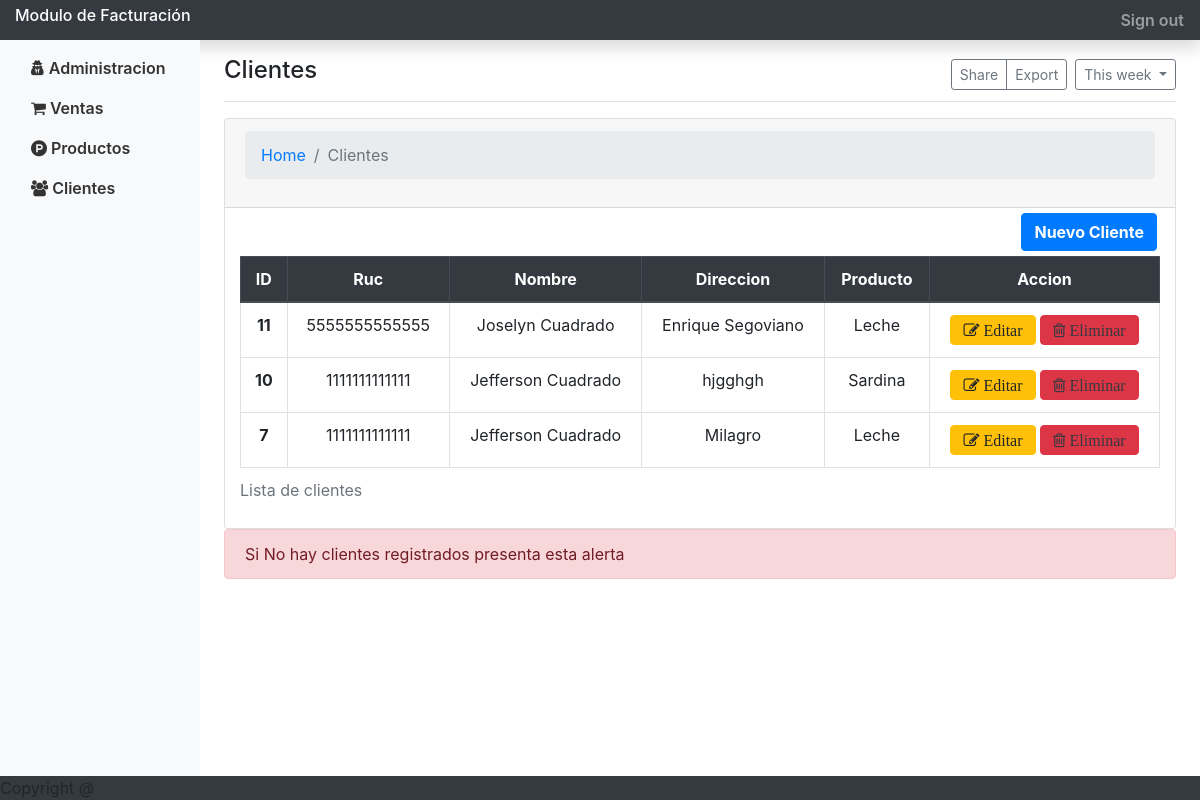
The app's page /cliente_view/, older data.
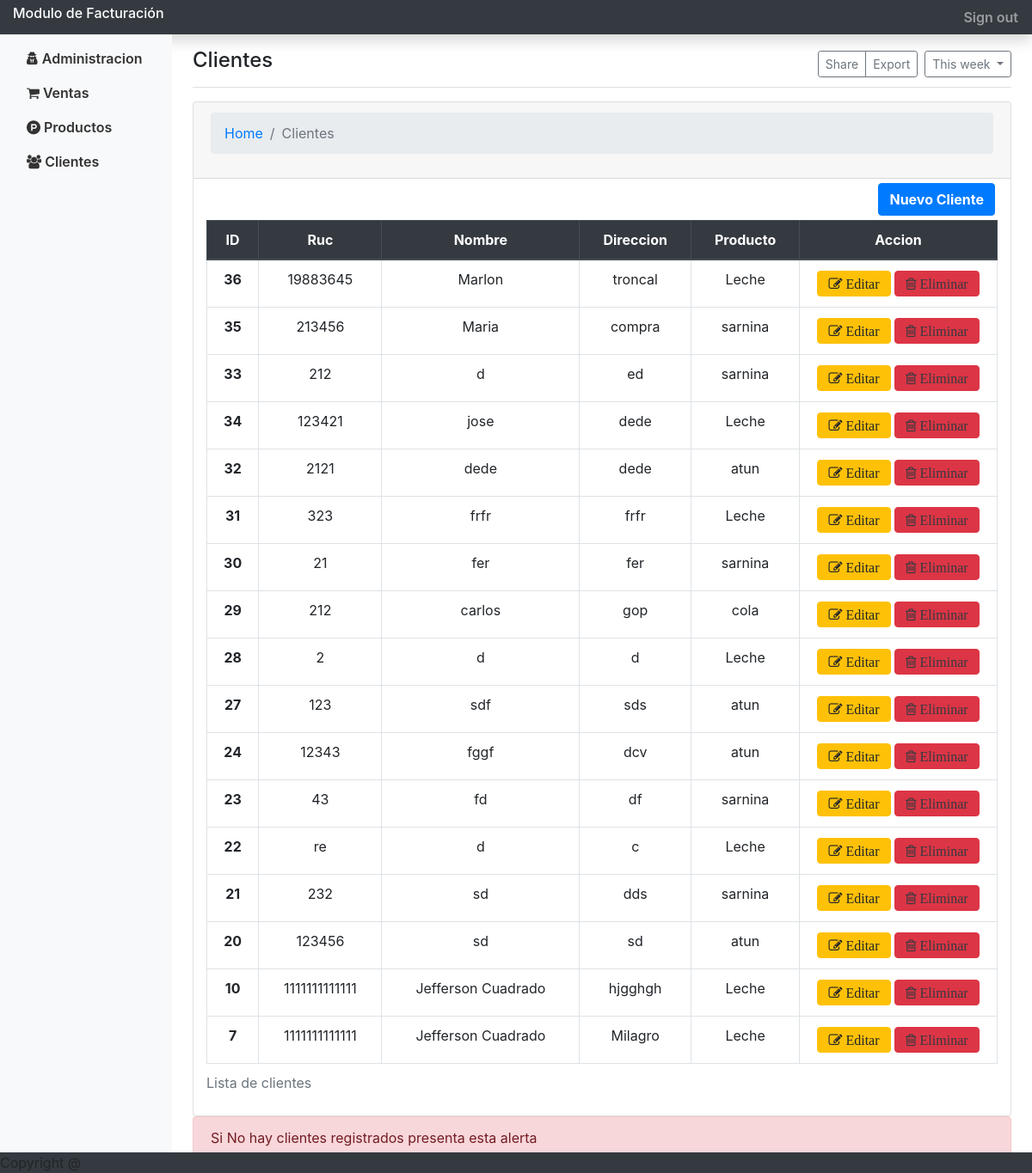
The same page, newer data.
### app/models.py (models this page shows, shortened)
class Cliente(models.Model):
    ruc = models.CharField(max_length=13)
    nombre = models.CharField(max_length=300)
    direccion = models.TextField(blank=True, null=True)
    producto = models.ManyToManyField(Producto)
    creacion = models.DateTimeField(default=datetime.now())
    class Meta:
        verbose_name = 'Cliente'
        verbose_name_plural = 'Clientes'
        ordering = ["-creacion"]

### app/views.py (the view)
# urls.py: path('cliente_view/', cliente, name='listarcliente'),
def cliente(request):
    c=Cliente.objects.select_related('producto').values('id', 'ruc', 'nombre', 'direccion', 'producto__descripcion')
    opciones = {'Menu': 'Clientes',
                'Contacto': 'Contacto del Blog', 'Acerca': 'Acerca del Blog', 'accion': 'Nuevo', 'clientes':c}
    return render(request, 'cliente-view.html', opciones)

### templates/cliente-view.html (shortened to what this page needs)
{% extends "menu.html" %}
    {% load static %}
{% block content %}
<div class="row">
    <div class="col-md-12">
        <div class="card">
            <div class="card-header" data-background-color="blue">
                <nav aria-label="breadcrumb">
                    <ol class="breadcrumb">
                        <li class="breadcrumb-item"><a href="{% url 'index' %}">Home</a></li>
                        <li class="breadcrumb-item active " aria-current="page">{{ Menu }}</li>
                    </ol>
                </nav>
            </div>
            <div class="container">
                <div class="card-content table-responsive">
                    <div class="row justify-content-end">
                        <a href="{% url 'guardarcliente' %}" class="btn btn-primary"
                            style="margin: 5px; margin-right:18px"><b>Nuevo Cliente</b></a>
                    </div>
                    <table class="table table-bordered table-hover">
                        <caption>Lista de clientes</caption>
                        <thead class="thead-dark">
                            <th scope="col" class="text-center">ID</th>
                            <th scope="col" class="text-center">Ruc</th>
                            <th scope="col" class="text-center">Nombre</th>
                            <th scope="col" class="text-center">Direccion</th>
                            <th scope="col" class="text-center">Producto</th>
                            <th scope="col" class="text-center">Accion</th>
                        </thead>
                        {% for c in clientes %}
                        <tr>
                            <th scope="row" class="text-center">{{ c.id }}</th>
                            <td class="text-center">{{ c.ruc }}</td>
                            <td class="text-center">{{ c.nombre }}</td>
                            <td class="text-center">{{c.direccion}}</td>
                            <td class="text-center">{{ c.producto__descripcion }}</td>
                            <td style="width:230px" class="text-center">
                                <a href="{% url 'editarcliente' c.id %}" class="btn btn-warning btn-xs">
                                    <span class='fa fa-edit'>&nbsp;Editar</span>
                                </a>
                                <a href="{% url 'eliminarcliente' c.id %}" class="btn btn-danger btn-xs"
                                    onclick="return confirm('¿Estas seguro de eliminar el registro?')">
                                    <span class='fa fa-trash-o text-dark'>&nbsp;Eliminar</span>
                                </a>
                            </td>
                        </tr>
                        {% endfor %}
                    </table>
                </div>
            </div>
        </div>
        <p class='alert alert-danger'>Si No hay clientes registrados presenta esta alerta</p>
    </div>
</div>
{% endblock %}

### templates/menu.html (shortened to what this page needs)
<html lang="en">
<head>
        {% load static %}
        <link href="{% static 'bootstrap/css/bootstrap.min.css' %}" rel="stylesheet">
        <link href="{% static 'bootstrap/css/bootstrap.min.js' %}" rel="stylesheet">
        <link href="{% static 'font_awesome/css/font-awesome.min.css' %}" rel="stylesheet">
</head>
<body>
    <nav class="navbar navbar-dark bg-dark flex-md-nowrap p-0 shadow">
        <a class="navbar-brand col-sm-3 col-md-2 mr-0" href="#"><h6>Modulo de Facturación</h6></a>
        <ul class="navbar-nav px-3">
            <li class="nav-item text-nowrap">
                <a class="nav-link" href="{% url 'logout' %}">Sign out</a>
            </li>
        </ul>
    </nav>
    <div class="container-fluid">
        <div class="row">
            <div class="sidebar col-md-2 bg-light ">
                <div class="sidebar-sticky">
                    <ul class="nav flex-column">
                        <li class="nav-item">
                            <a href="admin/" class="nav-link">
                                <i class="fa fa-user-secret"></i> <span>Administracion</span>
                            </a>
                        </li>
                        <li class="nav-item">
                            <a class="nav-link" href="ventas">
                                <i class="fa fa-shopping-cart"></i> <span>Ventas</span>
                            </a>
                        </li>
                        <li class="nav-item">
                            <a class="nav-link" href="listarproducto">
                                <i class="fa fa-product-hunt"></i> <span>Productos</span>
                            </a>
                        </li>
                        <li class="nav-item">
                            <a class="nav-link" href="cliente_view">
                                <i class="fa fa-users"></i> <span>Clientes</span>
                            </a>
                        </li>
                    </ul>
                </div>
            </div>
            <div role="main" class="col-md-9 ml-sm-auto col-lg-10 px-4">
                <div
                    class="d-flex justify-content-between flex-wrap flex-md-nowrap align-items-center pt-3 pb-2 mb-3 border-bottom">
                    <h4>{{ Menu }}</h4>
                    <div class="btn-toolbar mb-2 mb-md-0">
                        <div class="btn-group mr-2">
                            <button type="button" class="btn btn-sm btn-outline-secondary">Share</button>
                            <button type="button" class="btn btn-sm btn-outline-secondary">Export</button>
                        </div>
                        <button type="button" class="btn btn-sm btn-outline-secondary dropdown-toggle">
                            This week
                        </button>
                    </div>
                </div>
                {% block content %}{% endblock %}
            </div>
        </div>
        <footer class="fixed-bottom navbar-dark bg-dark"> Copyright @</footer>

### templates/menu.html (style rules this page uses)
.sidebar-sticky { top: 0; height: calc(100vh - 48px); padding-top: .5rem; overflow-x: hidden; overflow-y: auto; }
.nav-link { font-weight: 600; color: #333; }

Row changes from the older to the newer data that the page shows:
removed Cliente: id "11", ruc "5555555555555", nombre "Joselyn Cuadrado", direccion "Enrique Segoviano", producto__descripcion "Leche"
added Cliente: id "36", ruc "19883645", nombre "Marlon", direccion "troncal", producto__descripcion "Leche"
added Cliente: id "35", ruc "213456", nombre "Maria", direccion "compra", producto__descripcion "sarnina"
added Cliente: id "33", ruc "212", nombre "d", direccion "ed", producto__descripcion "sarnina"
added Cliente: id "34", ruc "123421", nombre "jose", direccion "dede", producto__descripcion "Leche"
added Cliente: id "32", ruc "2121", nombre "dede", direccion "dede", producto__descripcion "atun"
added Cliente: id "31", ruc "323", nombre "frfr", direccion "frfr", producto__descripcion "Leche"
added Cliente: id "30", ruc "21", nombre "fer", direccion "fer", producto__descripcion "sarnina"
added Cliente: id "29", ruc "212", nombre "carlos", direccion "gop", producto__descripcion "cola"
added Cliente: id "28", ruc "2", nombre "d", direccion "d", producto__descripcion "Leche"
added Cliente: id "27", ruc "123", nombre "sdf", direccion "sds", producto__descripcion "atun"
added Cliente: id "24", ruc "12343", nombre "fggf", direccion "dcv", producto__descripcion "atun"
added Cliente: id "23", ruc "43", nombre "fd", direccion "df", producto__descripcion "sarnina"
added Cliente: id "22", ruc "re", nombre "d", direccion "c", producto__descripcion "Leche"
added Cliente: id "21", ruc "232", nombre "sd", direccion "dds", producto__descripcion "sarnina"
added Cliente: id "20", ruc "123456", nombre "sd", direccion "sd", producto__descripcion "atun"
computed for Cliente "hjgghgh": producto__descripcion "Sardina" → "Leche"
